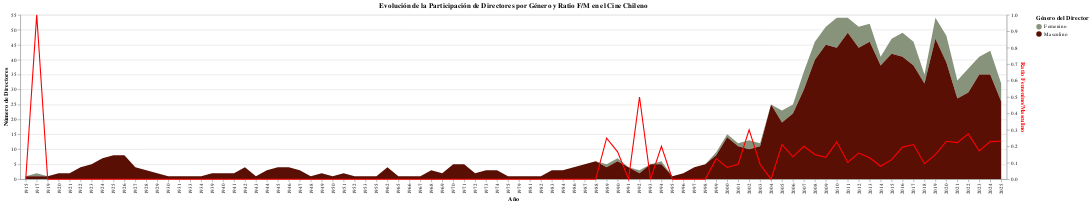

Notebook cell for this chart:
### Markdown cell above
**Reasoning**:
Now that the data is prepared in `df_melted` for the stacked area chart and `directores_pivot` for the ratio line chart, I will create both charts, combine them using `alt.layer`, assign appropriate axes, tooltips, and titles, and then display the final visualization as per the subtask instructions.

### Code cell
base = alt.Chart(df_melted).encode(
    x=alt.X('año:O', axis=alt.Axis(title='Año')),
    tooltip=['año', 'genero_director', 'count']
)

# Gráfico de área apilado para el conteo de directores por género
area_chart = base.mark_area().encode(
    y=alt.Y('count:Q', axis=alt.Axis(title='Número de Directores')),
    color=alt.Color('genero_director:N', title='Género del Director',
                    scale=alt.Scale(domain=['Femenino', 'Masculino'], range=['#88937B', '#5A0F05'])) # Colores actualizados
)

# Gráfico de línea para la tasa F/M
line_chart = alt.Chart(directores_pivot).mark_line(color='red').encode(
    x=alt.X('año:O'),
    y=alt.Y('ratio_F_M:Q', axis=alt.Axis(title='Ratio Femenino/Masculino', titleColor='red')),
    tooltip=['año', alt.Tooltip('ratio_F_M', format='.2f', title='Ratio F/M')]
)

# Combinar los gráficos
combined_chart = alt.layer(area_chart, line_chart).resolve_scale(
    y='independent'  # Permite que ambos gráficos tengan sus propios ejes Y
).properties(
    title='Evolución de la Participación de Directores por Género y Ratio F/M en el Cine Chileno'
).interactive()

combined_chart

### Figure 1 — Vega-Lite specification as saved in the notebook (floating-point values rounded to 4 significant figures; data arrays with more than 128 entries replaced by an {"elided": "..."} marker saying what was removed)
{"config": {"view": {"continuousWidth": 300, "continuousHeight": 300}}, "layer": [{"data": {"name": "data-8c09dc95628f248eaa479102e86b1ecf"}, "mark": {"type": "area"}, "encoding": {"color": {"field": "genero_director", "scale": {"domain": ["Femenino", "Masculino"], "range": ["#88937B", "#5A0F05"]}, "title": "Género del Director", "type": "nominal"}, "tooltip": [{"field": "año", "type": "quantitative"}, {"field": "genero_director", "type": "nominal"}, {"field": "count", "type": "quantitative"}], "x": {"axis": {"title": "Año"}, "field": "año", "type": "ordinal"}, "y": {"axis": {"title": "Número de Directores"}, "field": "count", "type": "quantitative"}}, "name": "view_2"}, {"data": {"name": "data-0099e7c7031be61ef3200b9774e22c58"}, "mark": {"type": "line", "color": "red"}, "encoding": {"tooltip": [{"field": "año", "type": "quantitative"}, {"field": "ratio_F_M", "format": ".2f", "title": "Ratio F/M", "type": "quantitative"}], "x": {"field": "año", "type": "ordinal"}, "y": {"axis": {"title": "Ratio Femenino/Masculino", "titleColor": "red"}, "field": "ratio_F_M", "type": "quantitative"}}}], "params": [{"name": "param_2", "select": {"type": "interval", "encodings": ["x", "y"]}, "bind": "scales", "views": ["view_2"]}], "resolve": {"scale": {"y": "independent"}}, "title": "Evolución de la Participación de Directores por Género y Ratio F/M en el Cine Chileno", "$schema": "https://vega.github.io/schema/vega-lite/v5.20.1.json", "datasets": {"data-8c09dc95628f248eaa479102e86b1ecf": {"elided": "180 records"}, "data-0099e7c7031be61ef3200b9774e22c58": [{"año": 1915, "Femenino": 0.0, "Masculino": 1.0, "ratio_F_M": 0.0}, {"año": 1917, "Femenino": 1.0, "Masculino": 1.0, "ratio_F_M": 1.0}, {"año": 1919, "Femenino": 0.0, "Masculino": 1.0, "ratio_F_M": 0.0}, {"año": 1920, "Femenino": 0.0, "Masculino": 2.0, "ratio_F_M": 0.0}, {"año": 1921, "Femenino": 0.0, "Masculino": 2.0, "ratio_F_M": 0.0}, {"año": 1922, "Femenino": 0.0, "Masculino": 4.0, "ratio_F_M": 0.0}, {"año": 1923, "Femenino": 0.0, "Masculino": 5.0, "ratio_F_M": 0.0}, {"año": 1924, "Femenino": 0.0, "Masculino": 7.0, "ratio_F_M": 0.0}, {"año": 1925, "Femenino": 0.0, "Masculino": 8.0, "ratio_F_M": 0.0}, {"año": 1926, "Femenino": 0.0, "Masculino": 8.0, "ratio_F_M": 0.0}, {"año": 1927, "Femenino": 0.0, "Masculino": 4.0, "ratio_F_M": 0.0}, {"año": 1928, "Femenino": 0.0, "Masculino": 3.0, "ratio_F_M": 0.0}, {"año": 1929, "Femenino": 0.0, "Masculino": 2.0, "ratio_F_M": 0.0}, {"año": 1930, "Femenino": 0.0, "Masculino": 1.0, "ratio_F_M": 0.0}, {"año": 1931, "Femenino": 0.0, "Masculino": 1.0, "ratio_F_M": 0.0}, {"año": 1933, "Femenino": 0.0, "Masculino": 1.0, "ratio_F_M": 0.0}, {"año": 1934, "Femenino": 0.0, "Masculino": 1.0, "ratio_F_M": 0.0}, {"año": 1939, "Femenino": 0.0, "Masculino": 2.0, "ratio_F_M": 0.0}, {"año": 1940, "Femenino": 0.0, "Masculino": 2.0, "ratio_F_M": 0.0}, {"año": 1941, "Femenino": 0.0, "Masculino": 2.0, "ratio_F_M": 0.0}, {"año": 1942, "Femenino": 0.0, "Masculino": 4.0, "ratio_F_M": 0.0}, {"año": 1943, "Femenino": 0.0, "Masculino": 1.0, "ratio_F_M": 0.0}, {"año": 1944, "Femenino": 0.0, "Masculino": 3.0, "ratio_F_M": 0.0}, {"año": 1945, "Femenino": 0.0, "Masculino": 4.0, "ratio_F_M": 0.0}, {"año": 1946, "Femenino": 0.0, "Masculino": 4.0, "ratio_F_M": 0.0}, {"año": 1947, "Femenino": 0.0, "Masculino": 3.0, "ratio_F_M": 0.0}, {"año": 1948, "Femenino": 0.0, "Masculino": 1.0, "ratio_F_M": 0.0}, {"año": 1949, "Femenino": 0.0, "Masculino": 2.0, "ratio_F_M": 0.0}, {"año": 1950, "Femenino": 0.0, "Masculino": 1.0, "ratio_F_M": 0.0}, {"año": 1951, "Femenino": 0.0, "Masculino": 2.0, "ratio_F_M": 0.0}, {"año": 1952, "Femenino": 0.0, "Masculino": 1.0, "ratio_F_M": 0.0}, {"año": 1953, "Femenino": 0.0, "Masculino": 1.0, "ratio_F_M": 0.0}, {"año": 1955, "Femenino": 0.0, "Masculino": 1.0, "ratio_F_M": 0.0}, {"año": 1962, "Femenino": 0.0, "Masculino": 4.0, "ratio_F_M": 0.0}, {"año": 1965, "Femenino": 0.0, "Masculino": 1.0, "ratio_F_M": 0.0}, {"año": 1966, "Femenino": 0.0, "Masculino": 1.0, "ratio_F_M": 0.0}, {"año": 1967, "Femenino": 0.0, "Masculino": 1.0, "ratio_F_M": 0.0}, {"año": 1968, "Femenino": 0.0, "Masculino": 3.0, "ratio_F_M": 0.0}, {"año": 1969, "Femenino": 0.0, "Masculino": 2.0, "ratio_F_M": 0.0}, {"año": 1970, "Femenino": 0.0, "Masculino": 5.0, "ratio_F_M": 0.0}, {"año": 1971, "Femenino": 0.0, "Masculino": 5.0, "ratio_F_M": 0.0}, {"año": 1972, "Femenino": 0.0, "Masculino": 2.0, "ratio_F_M": 0.0}, {"año": 1973, "Femenino": 0.0, "Masculino": 3.0, "ratio_F_M": 0.0}, {"año": 1974, "Femenino": 0.0, "Masculino": 3.0, "ratio_F_M": 0.0}, {"año": 1975, "Femenino": 0.0, "Masculino": 1.0, "ratio_F_M": 0.0}, {"año": 1979, "Femenino": 0.0, "Masculino": 1.0, "ratio_F_M": 0.0}, {"año": 1981, "Femenino": 0.0, "Masculino": 1.0, "ratio_F_M": 0.0}, {"año": 1982, "Femenino": 0.0, "Masculino": 1.0, "ratio_F_M": 0.0}, {"año": 1983, "Femenino": 0.0, "Masculino": 3.0, "ratio_F_M": 0.0}, {"año": 1984, "Femenino": 0.0, "Masculino": 3.0, "ratio_F_M": 0.0}, {"año": 1986, "Femenino": 0.0, "Masculino": 4.0, "ratio_F_M": 0.0}, {"año": 1987, "Femenino": 0.0, "Masculino": 5.0, "ratio_F_M": 0.0}, {"año": 1988, "Femenino": 0.0, "Masculino": 6.0, "ratio_F_M": 0.0}, {"año": 1989, "Femenino": 1.0, "Masculino": 4.0, "ratio_F_M": 0.25}, {"año": 1990, "Femenino": 1.0, "Masculino": 6.0, "ratio_F_M": 0.1667}, {"año": 1991, "Femenino": 0.0, "Masculino": 4.0, "ratio_F_M": 0.0}, {"año": 1992, "Femenino": 1.0, "Masculino": 2.0, "ratio_F_M": 0.5}, {"año": 1993, "Femenino": 0.0, "Masculino": 5.0, "ratio_F_M": 0.0}, {"año": 1994, "Femenino": 1.0, "Masculino": 5.0, "ratio_F_M": 0.2}, {"año": 1995, "Femenino": 0.0, "Masculino": 1.0, "ratio_F_M": 0.0}, {"año": 1996, "Femenino": 0.0, "Masculino": 2.0, "ratio_F_M": 0.0}, {"año": 1997, "Femenino": 0.0, "Masculino": 4.0, "ratio_F_M": 0.0}, {"año": 1998, "Femenino": 0.0, "Masculino": 5.0, "ratio_F_M": 0.0}, {"año": 1999, "Femenino": 1.0, "Masculino": 8.0, "ratio_F_M": 0.125}, {"año": 2000, "Femenino": 1.0, "Masculino": 14.0, "ratio_F_M": 0.07143}, {"año": 2001, "Femenino": 1.0, "Masculino": 11.0, "ratio_F_M": 0.09091}, {"año": 2002, "Femenino": 3.0, "Masculino": 10.0, "ratio_F_M": 0.3}, {"año": 2003, "Femenino": 1.0, "Masculino": 11.0, "ratio_F_M": 0.09091}, {"año": 2004, "Femenino": 0.0, "Masculino": 25.0, "ratio_F_M": 0.0}, {"año": 2005, "Femenino": 4.0, "Masculino": 19.0, "ratio_F_M": 0.2105}, {"año": 2006, "Femenino": 3.0, "Masculino": 22.0, "ratio_F_M": 0.1364}, {"año": 2007, "Femenino": 6.0, "Masculino": 30.0, "ratio_F_M": 0.2}, {"año": 2008, "Femenino": 6.0, "Masculino": 40.0, "ratio_F_M": 0.15}, {"año": 2009, "Femenino": 6.0, "Masculino": 45.0, "ratio_F_M": 0.1333}, {"año": 2010, "Femenino": 10.0, "Masculino": 44.0, "ratio_F_M": 0.2273}, {"año": 2011, "Femenino": 5.0, "Masculino": 49.0, "ratio_F_M": 0.102}, {"año": 2012, "Femenino": 7.0, "Masculino": 44.0, "ratio_F_M": 0.1591}, {"año": 2013, "Femenino": 6.0, "Masculino": 46.0, "ratio_F_M": 0.1304}, {"año": 2014, "Femenino": 3.0, "Masculino": 38.0, "ratio_F_M": 0.07895}, {"año": 2015, "Femenino": 5.0, "Masculino": 42.0, "ratio_F_M": 0.119}, {"año": 2016, "Femenino": 8.0, "Masculino": 41.0, "ratio_F_M": 0.1951}, {"año": 2017, "Femenino": 8.0, "Masculino": 38.0, "ratio_F_M": 0.2105}, {"año": 2018, "Femenino": 3.0, "Masculino": 32.0, "ratio_F_M": 0.09375}, {"año": 2019, "Femenino": 7.0, "Masculino": 47.0, "ratio_F_M": 0.1489}, {"año": 2020, "Femenino": 9.0, "Masculino": 39.0, "ratio_F_M": 0.2308}, {"año": 2021, "Femenino": 6.0, "Masculino": 27.0, "ratio_F_M": 0.2222}, {"año": 2022, "Femenino": 8.0, "Masculino": 29.0, "ratio_F_M": 0.2759}, {"año": 2023, "Femenino": 6.0, "Masculino": 35.0, "ratio_F_M": 0.1714}, {"año": 2024, "Femenino": 8.0, "Masculino": 35.0, "ratio_F_M": 0.2286}, {"año": 2025, "Femenino": 6.0, "Masculino": 26.0, "ratio_F_M": 0.2308}]}}
